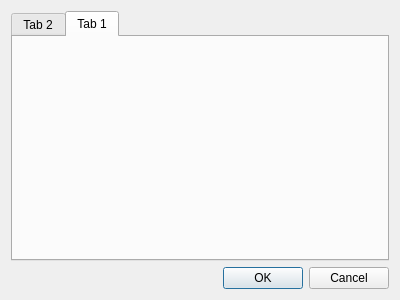
<?xml version="1.0" encoding="UTF-8"?>
<ui version="4.0">
 <class>MonitorUnitSettingsWidget</class>
 <widget class="QDialog" name="MonitorUnitSettingsWidget">
  <property name="geometry">
   <rect>
    <x>0</x>
    <y>0</y>
    <width>400</width>
    <height>300</height>
   </rect>
  </property>
  <property name="windowTitle">
   <string>Dialog</string>
  </property>
  <layout class="QGridLayout" name="gridLayout">
   <item row="0" column="0">
    <widget class="QTabWidget" name="tabWidget">
     <property name="currentIndex">
      <number>1</number>
     </property>
     <widget class="QWidget" name="tab_2">
      <attribute name="title">
       <string>Tab 2</string>
      </attribute>
     </widget>
     <widget class="QWidget" name="transfer_tab">
      <attribute name="title">
       <string>Tab 1</string>
      </attribute>
     </widget>
    </widget>
   </item>
   <item row="1" column="0">
    <widget class="QDialogButtonBox" name="buttonBox">
     <property name="orientation">
      <enum>Qt::Orientation::Horizontal</enum>
     </property>
     <property name="standardButtons">
      <set>QDialogButtonBox::StandardButton::Cancel|QDialogButtonBox::StandardButton::Ok</set>
     </property>
    </widget>
   </item>
  </layout>
 </widget>
 <resources/>
 <connections>
  <connection>
   <sender>buttonBox</sender>
   <signal>accepted()</signal>
   <receiver>MonitorUnitSettingsWidget</receiver>
   <slot>accept()</slot>
   <hints>
    <hint type="sourcelabel">
     <x>248</x>
     <y>254</y>
    </hint>
    <hint type="destinationlabel">
     <x>157</x>
     <y>274</y>
    </hint>
   </hints>
  </connection>
  <connection>
   <sender>buttonBox</sender>
   <signal>rejected()</signal>
   <receiver>MonitorUnitSettingsWidget</receiver>
   <slot>reject()</slot>
   <hints>
    <hint type="sourcelabel">
     <x>316</x>
     <y>260</y>
    </hint>
    <hint type="destinationlabel">
     <x>286</x>
     <y>274</y>
    </hint>
   </hints>
  </connection>
 </connections>
</ui>
